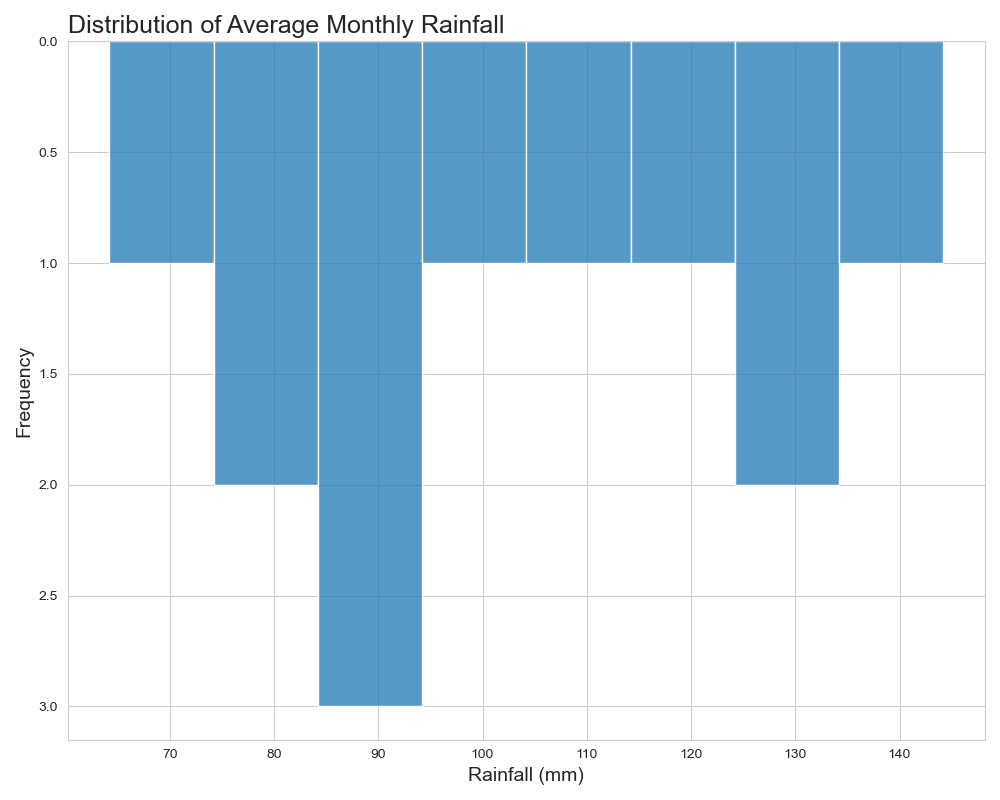

Write the Python code that produced this figure.

import seaborn as sns
import matplotlib.pyplot as plt

# Data: Average Monthly Rainfall (mm)
rainfall = [
    78.5, 64.2, 85.6, 92.1, 110.5, 125.3, 142.8, 130.7, 115.4, 100.6, 88.3, 75.9
]

# Set the aesthetic style of the plots
sns.set_style('whitegrid')

# Create a figure and a set of subplots with custom dimensions
plt.figure(figsize=(10, 8))

# Create the histogram with customizations
ax = sns.histplot(rainfall, bins=8, kde=False, color='#1f77b4', binwidth=10)

# Customize the axes labels and the chart title
ax.set_title('Distribution of Average Monthly Rainfall', fontsize=18, loc='left')
ax.set_xlabel('Rainfall (mm)', fontsize=14)
ax.set_ylabel('Frequency', fontsize=14)

# Rotate the plot to horizontal
plt.gca().invert_yaxis()

# Finalize and display the plot
plt.tight_layout()
plt.show()
